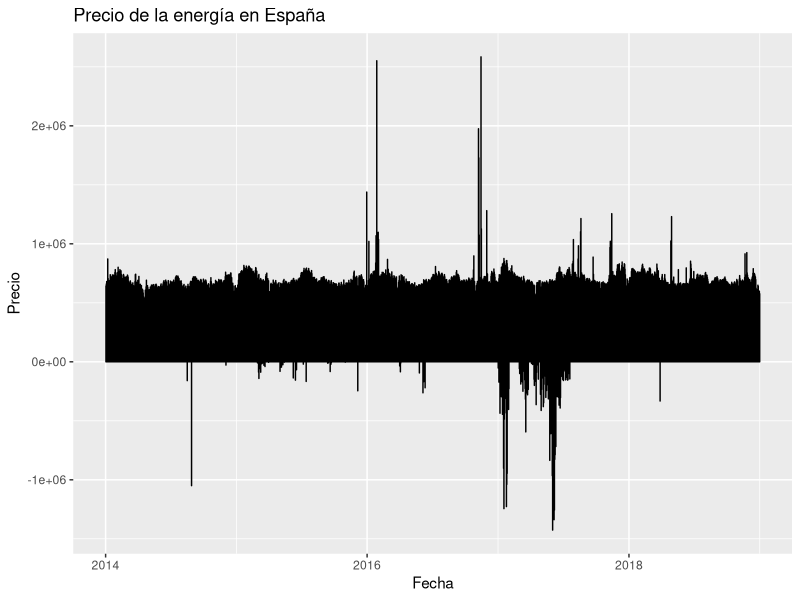
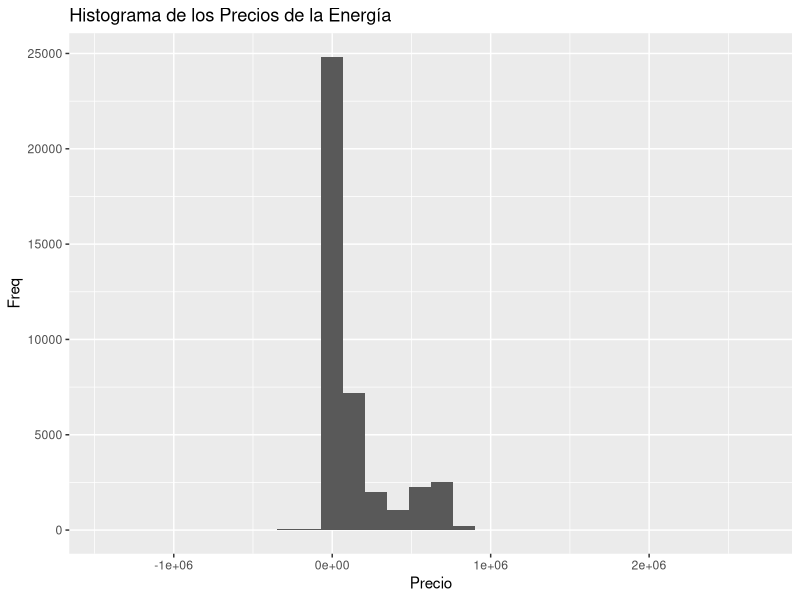
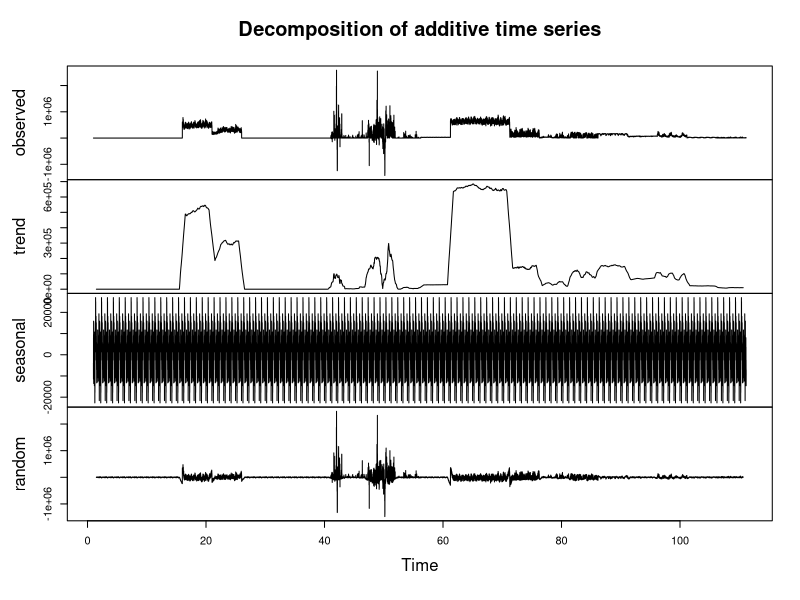
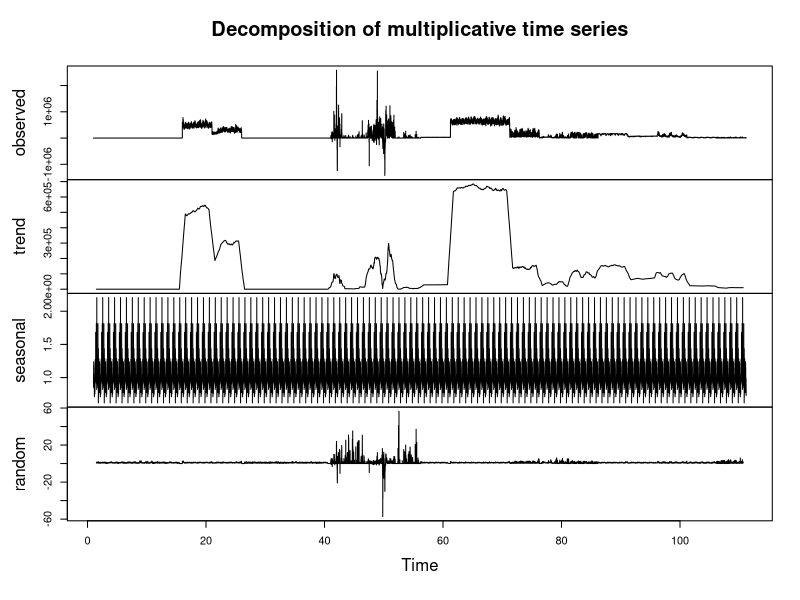
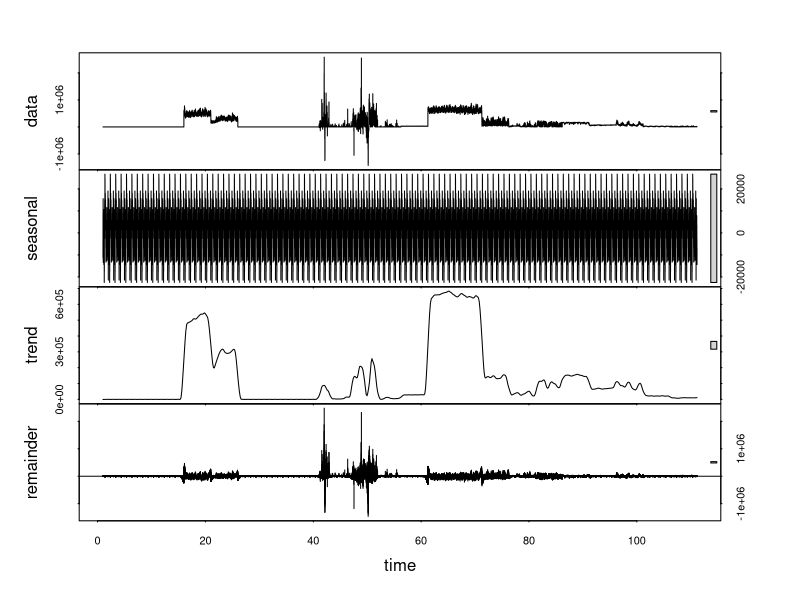
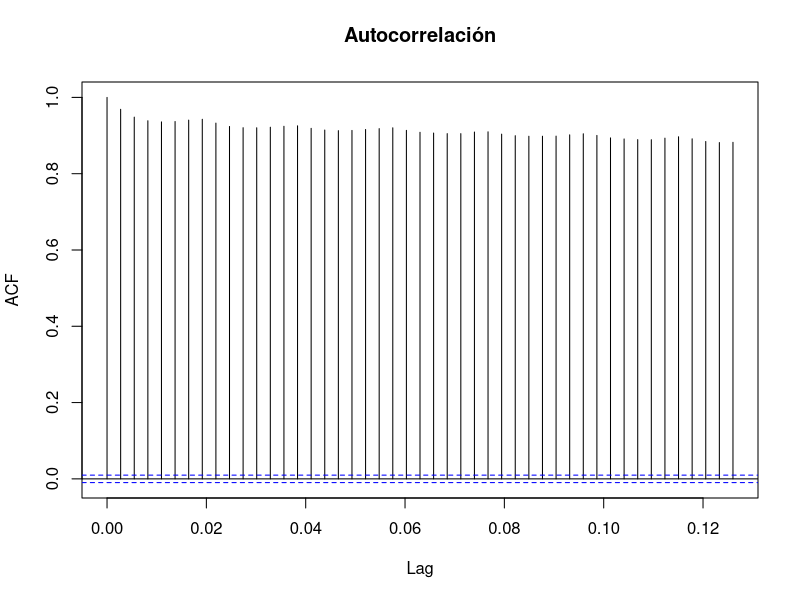
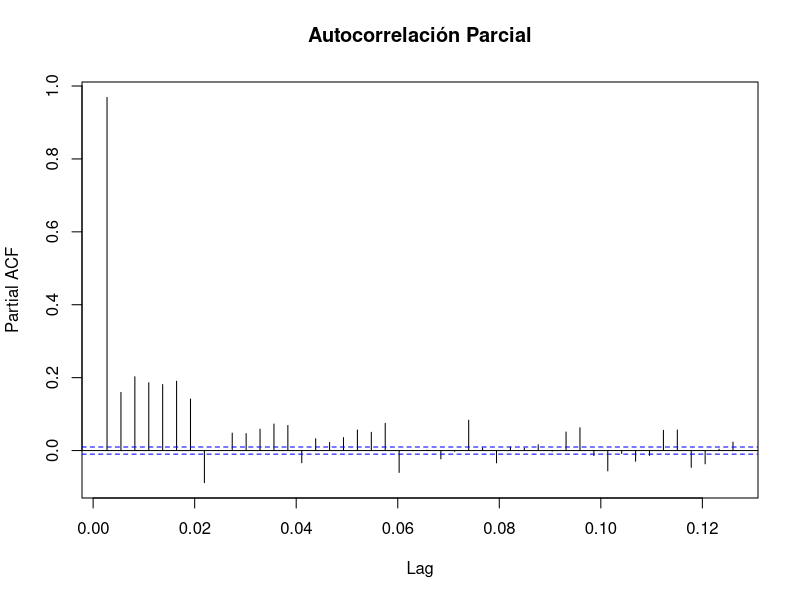
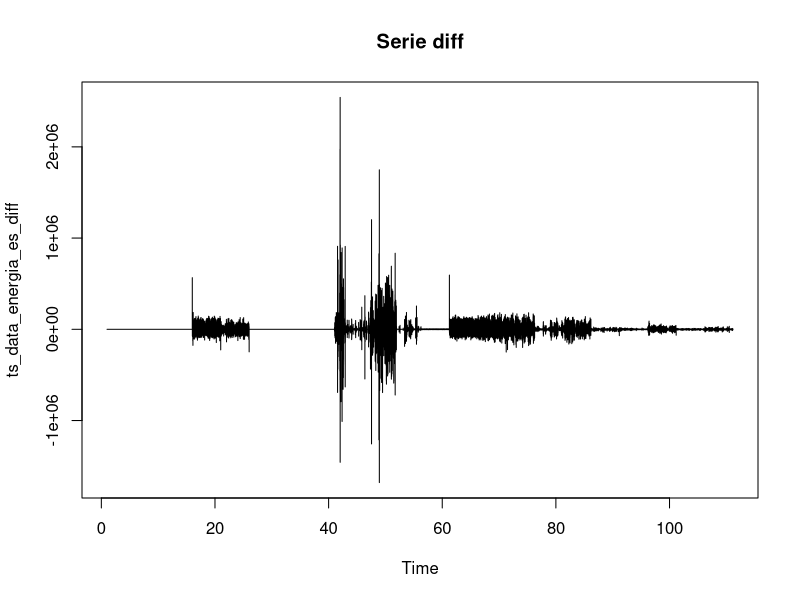

These charts were generated, in order, by the following R code: (Note: a time limit stopped this script after it produced the figures.)
#!/usr/bin/env RScript
###############################################################
# Creador: Christian Vergara Retamal
# Usuario VIU: christian.vergararet
# Grado Master en Big Data y Ciencia de Datos
# Asignatura: Estadística Avanzada

# Versión 0.1
# Date: 25/11/2023

#####################Librerías##########################

library(skimr)
library(ggplot2)
library(readr)
library(dplyr)
library(glmnet)
library(pROC)
library(caret)
library(readr)
library(lubridate)

#####################Preparación & Análisis Exploratorio##########################

#Carga de datos
data_energia_es <- read_csv("spain_energy_market.csv")

#Primeros Registros
head(data_energia_es)
#Últimos Registros
tail(data_energia_es)

#Estadísticos básicos
summary(data_energia_es)

# Caracterización de las columnas
str(data_energia_es)
## Se verifica que la columna datetime efectivamente es de tipo date, con el objetivo de trabajar
## correctamente con series de tiempo

# Fráfica de la serie de tiempo de precio de energía en españa por fecha
ggplot(data_energia_es, aes(x =datetime,
                            y =value))+geom_line()+labs(title = "Precio de la energía en España",
                                                                x = "Fecha",y = "Precio")


# Observamos el comportamiento de la columna Precio, através de un histograma
# Histograma de los valores
ggplot(data_energia_es,aes(x = value)) +geom_histogram(bins = 30)+
  labs(title = "Histograma de los Precios de la Energía",x ="Precio",y = "Freq")



## Descomposición 
ts_data_energia_es <- ts(data_energia_es$value,frequency =365)#Datos dirios

#Utilizando Decompose
decomp_des_add <- decompose(ts_data_energia_es, type = "additive")
decomp_des_mult <- decompose(ts_data_energia_es, type = "multiplicative")


# Utilizando stl
decomp_stl <- stl(ts_data_energia_es, s.window="periodic", )


plot(decomp_des_add)
plot(decomp_des_mult)
plot(decomp_stl)



## Análisis Estacionariedad
valor_esperado <- mean(ts_data_energia_es)
varianza <- var(ts_data_energia_es)

print(valor_esperado)
print(varianza)


# Análisis en base a división de segmentos
size_ts <- length(ts_data_energia_es)
segment_length <- size_ts %/% 5 # Numero de segmentos, uno por año 2014 - 2018

segment_means <- 5
segment_variances <- 5
# Calcular las medias y varianzas de cada segmento
for (i in 1:5) {
  segment_data <- ts_data_energia_es[((i-1) * segment_length + 1):(i * segment_length)]
  segment_means[i] <-mean(segment_data)
  segment_variances[i] <-var(segment_data)
}

print(segment_means)
print(segment_variances)


# Análisis en base a ACF y PACF
acf(ts_data_energia_es, main="Autocorrelación")
pacf(ts_data_energia_es, main="Autocorrelación Parcial")



#####################Construcción y selección de modelos##########################

# se evaluaran algunos aspectos importantes a considerar,
# De acuerdo con el material visto en clases

# Diferenciacion
ts_data_energia_es_diff <- diff(ts_data_energia_es)
plot(ts_data_energia_es_diff, main = "Serie diff")
# Autocorrelación 
acf(ts_data_energia_es_diff, main = "ACF serie diff")
pacf(ts_data_energia_es_diff, main = "PACF serie diff")


# Se implementa un modelo arima para analizar los residuos
# Los parámetros de implementación corresponden a los siguientes dado el análisis previo
      # param 1 "p" -> Definido por la gráfic ade PACF, sugiriendo un modelo AR(1), por lo tanto p =1
      # param 2 "d" -> Grado de diferenciacion
      # param 3 "q" -> Definido por la gráfic ade ACF, comenzaremos con 1 para el modelo arima inicial
modelo_arima_1 <- arima(ts_data_energia_es, order = c(1, 1, 1))
residuos_modleo_arima_1 <- residuals(modelo_arima_1)

# Test ruido blanco
Box.test(residuos_modleo_arima_1, type = "Ljung-Box")
# ACF Residuoa
acf(residuos_modleo_arima_1, main = "Residuos arima 1")

summary(modelo_arima_1)
print(AIC(modelo_arima_1))


modelo_arima_2 <- arima(ts_data_energia_es, order = c(0, 1, 0))
residuos_modleo_arima_2 <- residuals(modelo_arima_2)

# Test ruido blanco
Box.test(residuos_modleo_arima_2, type = "Ljung-Box")
# ACF Residuoa
acf(residuos_modleo_arima_2, main = "Residuos arima 2")

summary(modelo_arima_2)
print(AIC(modelo_arima_2))



##### Prueba ajuste modelo SARIMA -> Componentes estacionarios
#modelo_sarima_1 <- arima(ts_data_energia_es, order = c(1, 1, 1),
#                         seasonal=list(order = c(1, 1, 1), period =365))

# -> El modelo no se ejecuta por las limitaciones de modelo arima: maximum lag is 350



### Dado lo anterior, y con el objetivo de encontrar y ajustar un mejor modelo. Se utilizará
# un periodo de estacionalidad mas acotado, por ejemplo en trimestres


modelo_sarima_1_trim <- arima(ts_data_energia_es, order =c(1,1,1),
                              seasonal =list(order=c(1, 1,1), period=4))
summary(modelo_sarima_1_trim)
print(AIC(modelo_sarima_1_trim))

# Residuos sarima 1

residuos_sarima_trim <- residuals(modelo_sarima_1_trim)
Box.test(residuos_sarima_trim, type="Ljung-Box")



####### Revisión modelo sarima
# -> Autocorrelacion significativa en los residuos implica ajustes

Box.test(residuos_sarima_trim, lag = 5, type = "Ljung-Box")
Box.test(residuos_sarima_trim, lag = 10, type = "Ljung-Box")
Box.test(residuos_sarima_trim, lag = 15, type = "Ljung-Box")
Box.test(residuos_sarima_trim, lag = 20, type = "Ljung-Box")



### Ajuste Iteración 2 Modelo SARIMA

# Se analizaran manualmente diferentes componenetes estacionales

## Periodo 12
modelo_sarima_2_param111_period12 <- arima(ts_data_energia_es, order = c(1, 1, 1),
                                   seasonal=list(order =c(1,1,1),period = 12))
print(summary(modelo_sarima_2_param111_period12))
print(AIC(modelo_sarima_2_param111_period12))

residuos_sarima_2_param111_period12 <- residuals(modelo_sarima_2_param111_period12)
Box.test(residuos_sarima_2_param111_period12, type = "Ljung-Box")


## Periodo 6
modelo_sarima_2_param111_period6 <- arima(ts_data_energia_es, order = c(1, 1, 1),
                                           seasonal=list(order =c(1,1,1),period = 6))
print(summary(modelo_sarima_2_param111_period6))
print(AIC(modelo_sarima_2_param111_period6))

residuos_sarima_2_param111_period6 <- residuals(modelo_sarima_2_param111_period6)
Box.test(residuos_sarima_2_param111_period6, type = "Ljung-Box")


### Ajuste Iteración 3 Modelo SARIMA

# Prueba valores diferenciación

## Periodo 12
modelo_sarima_2_param121_period12 <- arima(ts_data_energia_es, order = c(1, 2, 1),
                                           seasonal=list(order =c(1,1,1),period = 12))
print(summary(modelo_sarima_2_param121_period12))
print(AIC(modelo_sarima_2_param121_period12))

residuos_sarima_2_param121_period12 <- residuals(modelo_sarima_2_param121_period12)
Box.test(residuos_sarima_2_param121_period12, type = "Ljung-Box")


## Periodo 6
modelo_sarima_2_param121_period6 <- arima(ts_data_energia_es, order = c(1, 2, 1),
                                          seasonal=list(order =c(1,1,1),period = 6))
print(summary(modelo_sarima_2_param121_period6))
print(AIC(modelo_sarima_2_param121_period6))

residuos_sarima_2_param121_period6 <- residuals(modelo_sarima_2_param121_period6)
Box.test(residuos_sarima_2_param121_period6, type = "Ljung-Box")


## Periodo 4
modelo_sarima_2_param121_period4 <- arima(ts_data_energia_es, order = c(1, 2, 1),
                                          seasonal=list(order =c(1,1,1),period = 4))
print(summary(modelo_sarima_2_param121_period4))
print(AIC(modelo_sarima_2_param121_period4))

residuos_sarima_2_param121_period4 <- residuals(modelo_sarima_2_param121_period4)
Box.test(residuos_sarima_2_param121_period4, type = "Ljung-Box")



## Periodo 3
modelo_sarima_2_param121_period3 <- arima(ts_data_energia_es, order = c(1, 2, 1),
                                          seasonal=list(order =c(1,1,1),period = 3))
print(summary(modelo_sarima_2_param121_period3))
print(AIC(modelo_sarima_2_param121_period3))

residuos_sarima_2_param121_period3 <- residuals(modelo_sarima_2_param121_period3)
Box.test(residuos_sarima_2_param121_period3, type = "Ljung-Box")



### Ajuste Iteración 4 Modelo SARIMA

# Identificación valores atípicos 
ts_data_energia_es_aux <- ts_data_energia_es
media <- mean(ts_data_energia_es_aux)
desviacion_std <- sd(ts_data_energia_es_aux)
limites <- c(media - 3 *desviacion_std, media +3 *desviacion_std)

atipicos <- which(ts_data_energia_es_aux < limites[1] | ts_data_energia_es_aux > limites[2])

ts_data_energia_es_aux[atipicos] <- media #Reemplazocon la media

modelo_sarima_reajustado_copia <- arima(ts_data_energia_es_aux, order = c(1, 1, 1),
                                        seasonal =list(order = c(1, 1, 1), period = 12))
Box.test(residuals(modelo_sarima_reajustado_copia), type = "Ljung-Box")

## Mejora significativa! p-value = 0.000383

## Aplicaremos a los distintos sarimas realizados para sleccionar el mejor

print("IT4")

## Periodos 12
###111
modelo_sarima_3_param111_period12_sin_atipico <- arima(ts_data_energia_es_aux, order = c(1, 1, 1),
                                           seasonal=list(order =c(1,1,1),period = 12))
print(summary(modelo_sarima_3_param111_period12_sin_atipico))
print(AIC(modelo_sarima_3_param111_period12_sin_atipico))

residuos_sarima_3_param111_period12 <- residuals(modelo_sarima_3_param111_period12_sin_atipico)
Box.test(residuos_sarima_3_param111_period12, type = "Ljung-Box")

###121
modelo_sarima_3_param121_period12_sin_atipico <- arima(ts_data_energia_es_aux, order = c(1, 2, 1),
                                                       seasonal=list(order =c(1,1,1),period = 12))
print(summary(modelo_sarima_3_param121_period12_sin_atipico))
print(AIC(modelo_sarima_3_param121_period12_sin_atipico))

residuos_sarima_3_param121_period12 <- residuals(modelo_sarima_3_param121_period12_sin_atipico)
Box.test(residuos_sarima_3_param121_period12, type = "Ljung-Box")


#--------------#

## Periodos 6

###111
modelo_sarima_3_param111_period6_sin_atipico <- arima(ts_data_energia_es_aux, order = c(1, 1, 1),
                                                       seasonal=list(order =c(1,1,1),period = 6))
print(summary(modelo_sarima_3_param111_period6_sin_atipico))
print(AIC(modelo_sarima_3_param111_period6_sin_atipico))

residuos_sarima_3_param111_period6 <- residuals(modelo_sarima_3_param111_period6_sin_atipico)
Box.test(residuos_sarima_3_param111_period6, type = "Ljung-Box")

###121
modelo_sarima_3_param121_period6_sin_atipico <- arima(ts_data_energia_es_aux, order = c(1, 2, 1),
                                                       seasonal=list(order =c(1,1,1),period = 6))
print(summary(modelo_sarima_3_param121_period6_sin_atipico))
print(AIC(modelo_sarima_3_param121_period6_sin_atipico))

residuos_sarima_3_param121_period6 <- residuals(modelo_sarima_3_param121_period6_sin_atipico)
Box.test(residuos_sarima_3_param121_period6, type = "Ljung-Box")




#--------------#

## Periodo 4
###111
modelo_sarima_3_param111_period4_sin_atipico <- arima(ts_data_energia_es_aux, order = c(1, 1, 1),
                                                      seasonal=list(order =c(1,1,1),period = 4))
print(summary(modelo_sarima_3_param111_period4_sin_atipico))
print(AIC(modelo_sarima_3_param111_period4_sin_atipico))

residuos_sarima_3_param111_period4 <- residuals(modelo_sarima_3_param111_period4_sin_atipico)
Box.test(residuos_sarima_3_param111_period4, type = "Ljung-Box")

###121
modelo_sarima_3_param121_period4_sin_atipico <- arima(ts_data_energia_es_aux, order = c(1, 2, 1),
                                                      seasonal=list(order =c(1,1,1),period = 4))
print(summary(modelo_sarima_3_param121_period4_sin_atipico))
print(AIC(modelo_sarima_3_param121_period4_sin_atipico))

residuos_sarima_3_param121_period4 <- residuals(modelo_sarima_3_param121_period4_sin_atipico)
Box.test(residuos_sarima_3_param121_period4, type = "Ljung-Box")



#--------------#

## Periodo 3
###111
modelo_sarima_3_param111_period3_sin_atipico <- arima(ts_data_energia_es_aux, order = c(1, 1, 1),
                                                      seasonal=list(order =c(1,1,1),period = 3))
print(summary(modelo_sarima_3_param111_period3_sin_atipico))
print(AIC(modelo_sarima_3_param111_period3_sin_atipico))

residuos_sarima_3_param111_period3 <- residuals(modelo_sarima_3_param111_period3_sin_atipico)
Box.test(residuos_sarima_3_param111_period3, type = "Ljung-Box")

###121
modelo_sarima_3_param121_period3_sin_atipico <- arima(ts_data_energia_es_aux, order = c(1, 2, 1),
                                                      seasonal=list(order =c(1,1,1),period = 3))
print(summary(modelo_sarima_3_param121_period3_sin_atipico))
print(AIC(modelo_sarima_3_param121_period3_sin_atipico))

residuos_sarima_3_param121_period3 <- residuals(modelo_sarima_3_param121_period3_sin_atipico)
Box.test(residuos_sarima_3_param121_period3, type = "Ljung-Box")



### Ajuste Iteración 4 Modelo SARIMA: Fza Bruta
# -> Se mantendra el periodo 6, ya que fuel el con mejores resultados

# Modelo SARIMA con diferentes combinaciones de parámetros AR y MA y período estacional de 6
# Asumiendo que 'ts_data_energia_es_aux' es la serie temporal modificada sin atípicos

print("IT5")

modelo_sarima_111_111_6 <- arima(ts_data_energia_es_aux, order = c(1, 1, 1),
                                 seasonal = list(order = c(1, 1, 1), period = 6))
print(summary(modelo_sarima_111_111_6))
print(AIC(modelo_sarima_111_111_6))
Box.test(residuals(modelo_sarima_111_111_6), type = "Ljung-Box")

modelo_sarima_121_111_6 <- arima(ts_data_energia_es_aux,
                                 order = c(1, 2, 1), seasonal = list(order = c(1, 1, 1), period = 6))
print(summary(modelo_sarima_121_111_6))
print(AIC(modelo_sarima_121_111_6))
Box.test(residuals(modelo_sarima_121_111_6), type = "Ljung-Box")

modelo_sarima_112_111_6 <- arima(ts_data_energia_es_aux,
                                 order = c(1, 1, 2), seasonal = list(order = c(1, 1, 1), period = 6))
print(summary(modelo_sarima_112_111_6))
print(AIC(modelo_sarima_112_111_6))
Box.test(residuals(modelo_sarima_112_111_6), type = "Ljung-Box")

modelo_sarima_211_111_6 <- arima(ts_data_energia_es_aux, order = c(2, 1, 1),
                                 seasonal = list(order = c(1, 1, 1), period = 6))
print(summary(modelo_sarima_211_111_6))
print(AIC(modelo_sarima_211_111_6))
Box.test(residuals(modelo_sarima_211_111_6), type = "Ljung-Box")

modelo_sarima_212_111_6 <- arima(ts_data_energia_es_aux, order = c(2, 1, 2),
                                 seasonal = list(order = c(1, 1, 1), period = 6))
print(summary(modelo_sarima_212_111_6))
print(AIC(modelo_sarima_212_111_6))
Box.test(residuals(modelo_sarima_212_111_6), type = "Ljung-Box")



modelo_sarima_221_111_6 <- arima(ts_data_energia_es_aux, order = c(2, 2, 1),
                                 seasonal = list(order = c(1, 1, 1), period = 6))
print(summary(modelo_sarima_221_111_6))
print(AIC(modelo_sarima_221_111_6))
Box.test(residuals(modelo_sarima_221_111_6), type = "Ljung-Box")



#### Selección mejor modelo
summary(modelo_sarima_112_111_6)

# Análisis de residuos
residuos_best_model <- residuals(modelo_sarima_112_111_6)
plot(residuos_best_model, main="Residuos del Modelo modelo_sarima_112_111_6")
acf(residuos_best_model, main="ACF de los Residuos")
acf(residuos_best_model, main="PACF de los Residuos")



## Pronóstico
# Cargar la librería forecast si aún no está cargada
library(forecast)
pronosticos <- forecast(modelo_sarima_112_111_6, h=12) 
plot(pronosticos, main="Pronósticos a Futuro")

plot(ts_data_energia_es_aux, main="Serie Temporal Original y Ajuste del Modelo")
lines(fitted(modelo_sarima_112_111_6), col="red")

# Gráfico de pronósticos futuros
plot(pronosticos, main="Pronósticos Futuros con el Modelo SARIMA(1,1,2)x(1,1,1)[6]")
